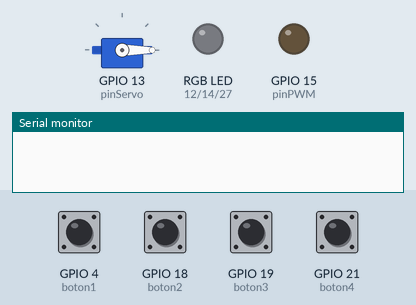
This program was run on a simulated ESP32. Parts: servo, an RGB LED mixed from three pins (HIGH = lit), output pins drawn as LEDs (lit = HIGH), the last lines printed to the serial monitor. The test bench sets the inputs (shaded band); at power-on: GPIO 4 (boton1), GPIO 18 (boton2), GPIO 19 (boton3), GPIO 21 (boton4) LOW. Dim RGB values are drawn brighter than linear.

Above: at 1.2 s.
1.3 s: GPIO 19 (boton3) pulled HIGH for 0.15 s
At 2.6 s:
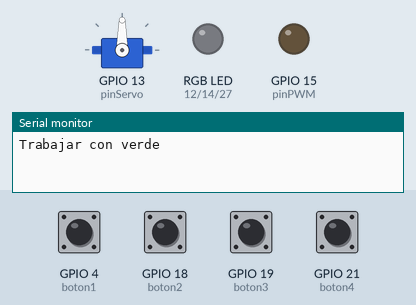
3.3 s: GPIO 21 (boton4) pulled HIGH for 0.15 s
At 4.1 s:
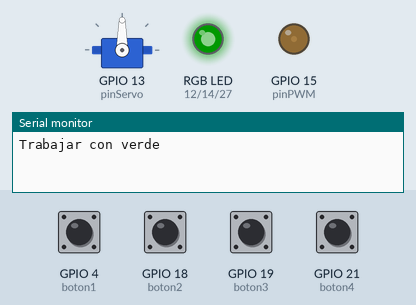
5.3 s: GPIO 19 (boton3) pulled HIGH for 1 s
At 6.8 s:
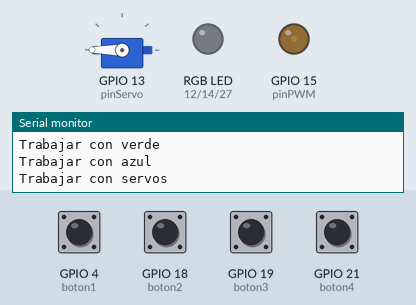
7.8 s: GPIO 4 (boton1) pulled HIGH for 0.15 s
At 8.3 s:
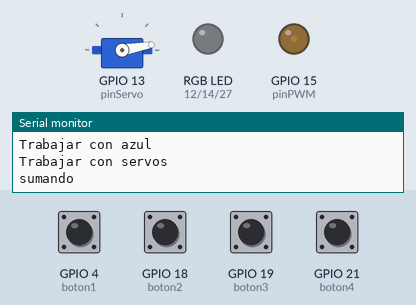
9.4 s: GPIO 4 (boton1) pulled HIGH for 1 s
At 11.1 s:
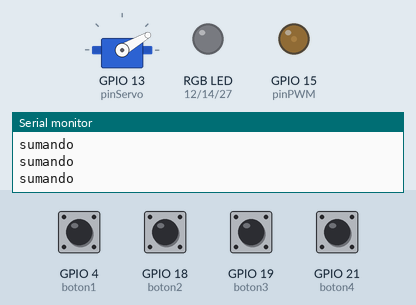
11.9 s: GPIO 4 (boton1) pulled HIGH for 0.15 s
At 12.7 s:
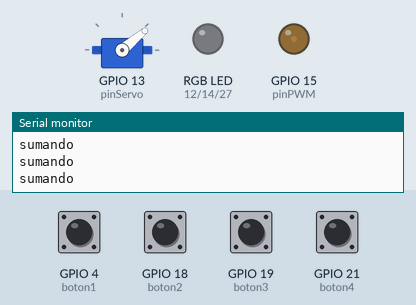
Timing chart, 0 to 14.5 s (numbered marks = the images above; inputs shaded):
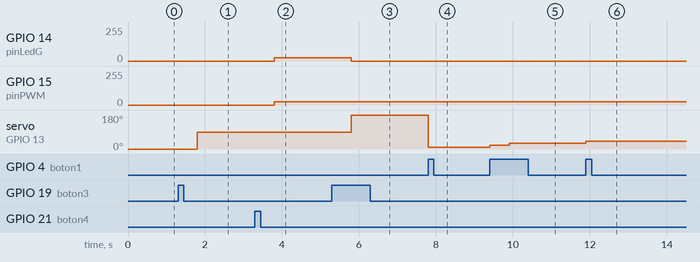

The program:

main.cpp
```cpp
//****************************************************************
// UVG BE3015-Digital 2
// Laboratorio 4
// Ingebor Ayleen Rubio Vasquez - 19003
//****************************************************************
//****************************************************************
// Librerías
//****************************************************************
#include <Arduino.h>
#include "driver/ledc.h"
#include <ESP32Servo.h>
//****************************************************************
// Definición de etiquetas
//****************************************************************
// Paso 1: selección de parámetros de la señal PWM
#define pwmChannel 0 // 16 canales 0-15
#define ledRChannel 1
#define ledGChannel 2
#define ledBChannel 3
#define pwmChannelServo 4
#define freqPWM 5000  // Frecuencia en Hz
#define freqPWM1 1000 // Frecuencia en Hz
#define freqPWM2 500  // Frecuencia en Hz
#define freqPWMServo 50
#define resolution 8  // 1-16 bits de resolución
#define pinLedR 12
#define pinLedG 14
#define pinLedB 27
#define pinPWM 15 // GPIO 2 para tener la salida del PWM

#define boton1 4
#define boton2 18
#define boton3 19
#define boton4 21

#define pinServo 13

//****************************************************************
// Prototipos de funciones
//****************************************************************
void configurarPWM(void);
//****************************************************************
// Variables Globales
//****************************************************************

// int dutycycle = 0;
int color = 0; // 0 para rojo 1 para verde y 2 para azul
int dcR = 0;
int dcG = 0;
int dcB = 0;

Servo myservo;
int aumento = 10;
int pos = 0;

//****************************************************************
// ISR: Interrupciones
//****************************************************************
// void IRAM_ATTR ISR(){
//
//}
//****************************************************************
// Configuración
//****************************************************************
void setup()
{
  Serial.begin(115200);
  configurarPWM();
  pinMode(boton1, INPUT_PULLDOWN);
  pinMode(boton2, INPUT_PULLDOWN);
  pinMode(boton3, INPUT_PULLDOWN);
  pinMode(boton4, INPUT_PULLDOWN);
  myservo.attach(pinServo);
  myservo.write(pos);
}
//****************************************************************
// Loop Principal
//****************************************************************
void loop()
{
  int estadob1 = digitalRead(boton1); // lEER ESTADO DE LOS BOTONES
  int estadob2 = digitalRead(boton2);
  int estadob3 = digitalRead(boton3);
  int estadob4 = digitalRead(boton4);

  //-----------------------------------------------------Botones 3 y 4
  // Cambiar qué se desea hacer
  if (estadob3 == 1)
  {
    delay(500);
    color++;

    if (color == 0)
    {
      Serial.printf("Trabajar con rojo\n");
    }
    else if (color == 1)
    {
      Serial.printf("Trabajar con verde\n");
    }
    else if (color == 2)
    {
      Serial.printf("Trabajar con azul\n");
    }
    else if (color == 3)
    {
      Serial.printf("Trabajar con servos\n");
    }
    else if (color > 3)
    {
      color = 0;
      //Serial.printf("%d", color);
    }
  }

  switch (color)
  {
  case 0: //Servo a 0° y modificar LED rojo
    ledcWrite(ledGChannel, 0);
    ledcWrite(ledBChannel, 0);
    myservo.write(0);
    // dcB = 0;
    if (estadob4 == 1)
    {
      delay(500);
      dcR += 25;
      if (dcR > 256)
      {
        dcR = 0;
      }
      ledcWrite(pwmChannel, dcR);
      ledcWrite(ledRChannel, dcR);
      delay(10);
    }
    break;
  case 1: //Servo a 90° y modificar LED verde
    myservo.write(90);
    ledcWrite(ledRChannel, 0);
    ledcWrite(ledBChannel, 0);
    // dcR = 0;
    if (estadob4 == 1)
    {
      delay(500);
      dcG += 25;
      if (dcG > 256)
      {
        dcG = 0;
      }
      ledcWrite(pwmChannel, dcG);
      ledcWrite(ledGChannel, dcG);
      delay(10);
    }
    break;
  case 2: //Servo a 180° y modificar LED azul
    myservo.write(180);
    ledcWrite(ledRChannel, 0);
    ledcWrite(ledGChannel, 0);
    // dcG = 0;
    if (estadob4 == 1)
    {
      delay(500);
      dcB += 25;
      if (dcB > 256)
      {
        dcB = 0;
      }
      ledcWrite(pwmChannel, dcB);
      ledcWrite(ledBChannel, dcB);
      delay(10);
    }
    break;
  case 3: //Mover servo libremente con botones 1 y 2
    //myservo.write(0);
    if (estadob1 == 1 && estadob2 == 0) //Aumentar posicion del servo
    {
      //Serial.println(pos);
      pos = pos + aumento;
      if (pos > 180)
      {
        pos = 180;
      }
      else
        pos = pos;

      //Serial.println(pos);
      Serial.println("sumando");
      myservo.write(pos);
      delay(500);
    }
    else if (estadob2 == 1 && estadob1 ==0) //Disminuir posicion del servo
    {
      pos = pos - aumento;
      if (pos < 0)
      {
        pos = 0;
      }
      else
        pos = pos;

      //Serial.println(pos);
      Serial.println("restando");
      myservo.write(pos);
      delay(500);
    }
    break;
  }

}
//****************************************************************
// Función para configurar módulo PWM
//****************************************************************
void configurarPWM(void)
{
  // Paso 1: Configurar el módulo PWM
  ledcSetup(pwmChannel, freqPWM, resolution);
  ledcSetup(ledRChannel, freqPWM1, resolution);
  ledcSetup(ledGChannel, freqPWM2, resolution);
  ledcSetup(ledBChannel, freqPWM, resolution);
  ledcSetup(pwmChannelServo, freqPWMServo, resolution);
  // Paso 2: seleccionar en que GPIO tendremos nuestra señal PWM
  ledcAttachPin(pinPWM, pwmChannel);
  ledcAttachPin(pinLedR, ledRChannel);
  ledcAttachPin(pinLedG, ledGChannel);
  ledcAttachPin(pinLedB, ledBChannel);
  ledcAttachPin(pinServo, pwmChannelServo);
}
```

Measured:
- after the input at 1.3 s, servo on GPIO 13 (pinServo): 0° → 90° after 0.50 s
- after the input at 3.3 s, GPIO 14 (pinLedG), GPIO 15 (pinPWM): 0/255 → 25/255 after 0.50 s
- after the input at 5.3 s, GPIO 14 (pinLedG): 25/255 → 0/255 after 0.50 s; servo on GPIO 13 (pinServo): 90° → 180° after 0.50 s
- after the input at 7.8 s, servo on GPIO 13 (pinServo): 180° → 10° at once
- after the input at 9.4 s, servo on GPIO 13 (pinServo): 10° → 20° at once, → 30° 0.50 s later
- after the input at 11.9 s, servo on GPIO 13 (pinServo): 30° → 40° at once
